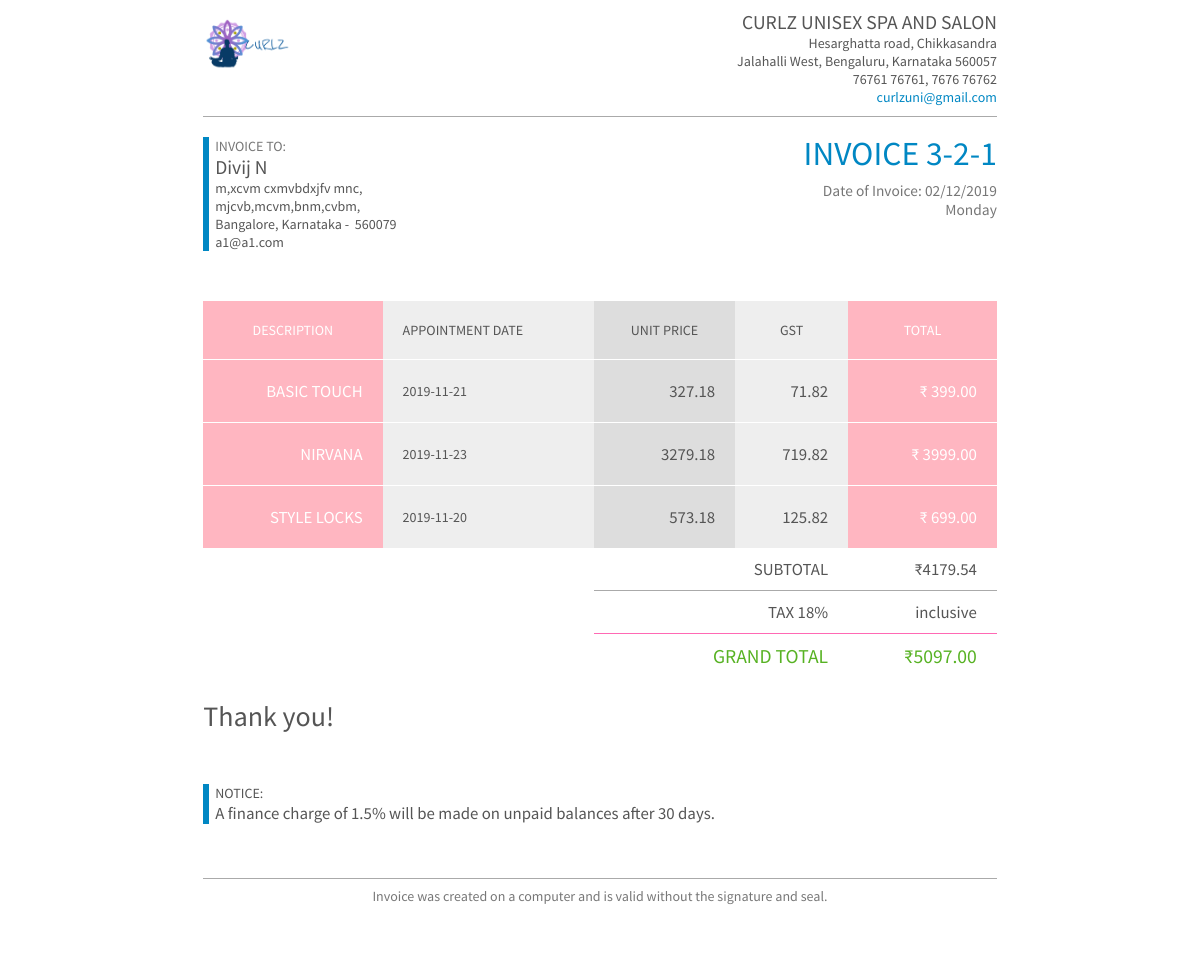
Page /invoice/index.php (signed in) on the earlier database version.
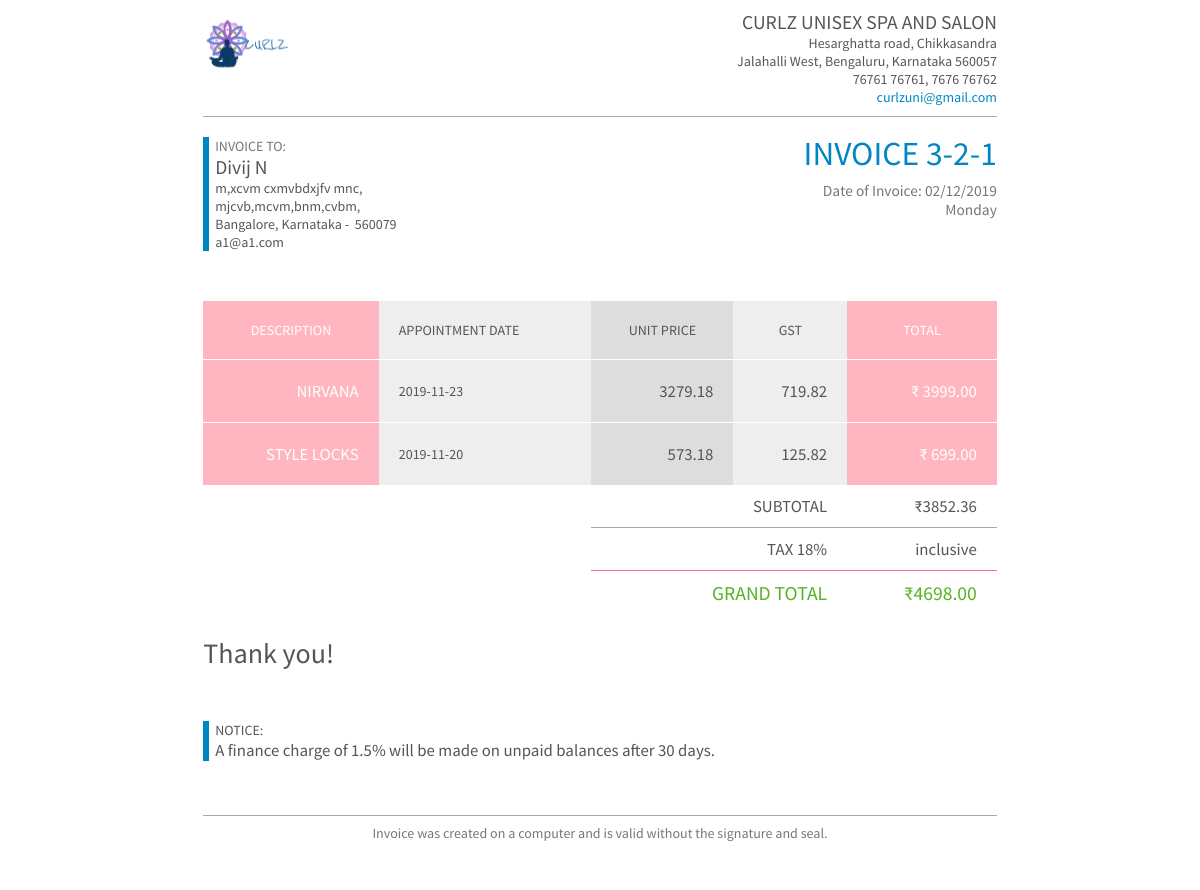
Same page on the later database version.
### tables this page shows
CREATE TABLE `booking` (
  `id` int(11) NOT NULL,
  `email` varchar(25) NOT NULL,
  `package` varchar(25) NOT NULL,
  `dotravel` date NOT NULL,
  `mode` varchar(50) NOT NULL
);

### invoice/index.php (the view, shortened to what this page needs)
<!DOCTYPE html>
<html lang="en">
  <head>
    <link rel="stylesheet" href="style.css" media="all" />
  </head>
  <body>
    <header class="clearfix">
      <div id="logo">
        <img src="../img/logod.png">
      </div>
      <div id="company">
        <h2 class="name">CURLZ UNISEX SPA AND SALON</h2>
        <div>Hesarghatta road, Chikkasandra<br>Jalahalli West, Bengaluru, Karnataka 560057</div>
        <div>76761 76761, 7676  76762</div>
        <div><a href="mailto:divij.nagendra@gmail.com">curlzuni@gmail.com</a></div>
        </div>
    </header>
    <main>
      <div id="details" class="clearfix">
        <div id="client">
          <div class="to">INVOICE TO:</div>
          <h2 class="name"><?php
          echo  $_SESSION["fname"]; echo  " ",$_SESSION["lname"];
       ?>  </h2>
          <div class="address"><?php
          echo  $_SESSION["addr1"];
       ?>,<br>
           <?php
          echo  $_SESSION["addr2"];
       ?>,<br>
           <?php
          echo  $_SESSION["city"];
       ?>,
           <?php
          echo  $_SESSION["state"];
       ?>&nbsp;-&nbsp;
           <?php
          echo  $_SESSION["pincode"];
       ?></div>
          <div class="email"><?php
          echo  $_SESSION["email"];
       ?> </div>
        </div>
        <div id="invoice">
          <h1>INVOICE 3-2-1</h1>
          <div class="date">Date of Invoice: <?php echo   date("d/m/Y") ;?></div>
          <div class="date"><?php echo date("l");?></div>
        </div>
      </div>
      <table border="0" cellspacing="0" cellpadding="0">
        <thead>
          <tr>
            <th class="total">DESCRIPTION</th>
            <th class="desc">APPOINTMENT DATE</th>
            <th class="unit">UNIT PRICE</th>
            <th class="qty">GST</th>
            <th class="total">TOTAL</th>
          </tr>
        </thead>
        <tbody>
            <?php
$host="localhost";
$user="root";
$password="";
$db="salonspa";
$gtot=0;
$esttot=0;
$con=mysqli_connect($host,$user,$password,$db);
        $run=mysqli_query($con,"select * from booking where email= '".$_SESSION["username"]."' ");
while($row=mysqli_fetch_array($run))
{   $r0=$row[0];
    $r1=$row[2];
    $r2=$row[3];
 $gtot=$gtot+$_SESSION["fare"];
    $gst=((18/100)*$_SESSION["fare"]);
  $est=$_SESSION["est"];
  $esttot=$esttot+$est;
    echo "<tr align='center'>
        <td class='total'>$r1</td>
        <td class='desc'>$r2</td>
        <td class='unit'>$est</td>
        <td class='qty'>$gst</td>
        <td class='total'>&#8377; {$_SESSION['fare']}.00</td>
    </tr>";}
?>
        </tbody>
        <tfoot>
          <tr>
            <td colspan="2"></td>
            <td colspan="2">SUBTOTAL</td>
            <td>&#8377;<?php echo $esttot;?></td>
          </tr>
          <tr>
            <td colspan="2"></td>
            <td colspan="2">TAX 18%</td>
            <td>inclusive</td>
          </tr>
          <tr>
            <td colspan="2"></td>
            <td colspan="2">GRAND TOTAL</td>
            <td>&#8377;<?php echo $gtot;?>.00</td>
          </tr>
        </tfoot>
      </table>
      <div id="thanks">Thank you!</div>
      <div id="notices">
        <div>NOTICE:</div>
        <div class="notice">A finance charge of 1.5% will be made on unpaid balances after 30 days.</div>
      </div>
    </main>
      <br><br><br>
    <footer>
      Invoice was created on a computer and is valid without the signature and seal.
    </footer>
  </body>
</html>

### invoice/style.css (style rules this page uses)
.clearfix:after { content: ""; display: table; clear: both; }
a { color: #0087C3; text-decoration: none; }
body { position: relative; width: 21cm; height: 29.7cm; margin: 0 auto; color: #555555; background: #FFFFFF; font-family: Arial, sans-serif; font-size: 14px; font-family: SourceSansPro; }
header { padding: 10px 0; margin-bottom: 20px; border-bottom: 1px solid #AAAAAA; }
#logo { float: left; margin-top: 8px; }
#logo img { height: 70px; }
#company { float: right; text-align: right; }
#details { margin-bottom: 50px; }
#client { padding-left: 6px; border-left: 6px solid #0087C3; float: left; }
#client .to { color: #777777; }
h2.name { font-size: 1.4em; font-weight: normal; margin: 0; }
#invoice { float: right; text-align: right; }
#invoice h1 { color: #0087C3; font-size: 2.4em; line-height: 1em; font-weight: normal; margin: 0 0 10px 0; }
#invoice .date { font-size: 1.1em; color: #777777; }
table { width: 100%; border-collapse: collapse; border-spacing: 0; margin-bottom: 20px; }
table th, table td { padding: 20px; background: #EEEEEE; text-align: center; border-bottom: 1px solid #FFFFFF; }
table th { white-space: nowrap; font-weight: normal; }
table td { text-align: right; }
table .desc { text-align: left; }
table .unit { background: #DDDDDD; }
table .total { background: lightpink; color: #FFFFFF; }
table td.unit, table td.qty, table td.total { font-size: 1.2em; }
table tbody tr:last-child td { border: none; }
table tfoot td { padding: 10px 20px; background: #FFFFFF; border-bottom: none; font-size: 1.2em; white-space: nowrap; border-top: 1px solid #AAAAAA; }
table tfoot tr:first-child td { border-top: none; }
table tfoot tr:last-child td { color: #57B223; font-size: 1.4em; border-top: 1px solid hotpink; }
table tfoot tr td:first-child { border: none; }
#thanks { font-size: 2em; margin-bottom: 50px; }
#notices { padding-left: 6px; border-left: 6px solid #0087C3; }
#notices .notice { font-size: 1.2em; }
footer { color: #777777; width: 100%; height: 30px; position: absolute; border-top: 1px solid #AAAAAA; padding: 8px 0; text-align: center; }

Differences in the rows shown:
removed booking: package "BASIC TOUCH", dotravel "2019-11-21", est "327.18", gst "71.82", fare "399"
Other differences:
$esttot: "4179.54" → "3852.36"
$gtot: "5097" → "4698"
